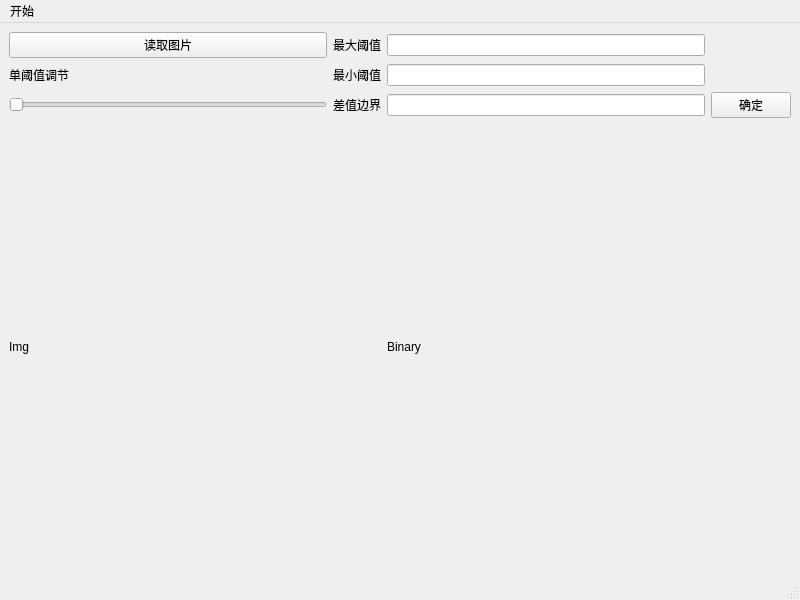
<?xml version="1.0" encoding="UTF-8"?>
<ui version="4.0">
 <class>MainWindow</class>
 <widget class="QMainWindow" name="MainWindow">
  <property name="geometry">
   <rect>
    <x>0</x>
    <y>0</y>
    <width>800</width>
    <height>600</height>
   </rect>
  </property>
  <property name="windowTitle">
   <string>MainWindow</string>
  </property>
  <widget class="QWidget" name="centralwidget">
   <layout class="QGridLayout" name="gridLayout">
    <item row="0" column="0">
     <widget class="QPushButton" name="Button_ReadImg">
      <property name="text">
       <string>读取图片</string>
      </property>
     </widget>
    </item>
    <item row="0" column="1">
     <widget class="QLabel" name="label_BigT">
      <property name="text">
       <string>最大阈值</string>
      </property>
     </widget>
    </item>
    <item row="0" column="2">
     <widget class="QLineEdit" name="lineEdit_BigT"/>
    </item>
    <item row="1" column="0">
     <widget class="QLabel" name="label_Threshold">
      <property name="text">
       <string>单阈值调节</string>
      </property>
     </widget>
    </item>
    <item row="1" column="1">
     <widget class="QLabel" name="label_SmallT">
      <property name="text">
       <string>最小阈值</string>
      </property>
     </widget>
    </item>
    <item row="1" column="2">
     <widget class="QLineEdit" name="lineEdit_SmallT"/>
    </item>
    <item row="2" column="0">
     <widget class="QSlider" name="Slider_Threshold">
      <property name="orientation">
       <enum>Qt::Horizontal</enum>
      </property>
     </widget>
    </item>
    <item row="2" column="1">
     <widget class="QLabel" name="label_DifferenceT">
      <property name="text">
       <string>差值边界</string>
      </property>
     </widget>
    </item>
    <item row="2" column="2">
     <widget class="QLineEdit" name="lineEdit_TDifference"/>
    </item>
    <item row="2" column="3">
     <widget class="QPushButton" name="Button_ConfirmProgress">
      <property name="text">
       <string>确定</string>
      </property>
     </widget>
    </item>
    <item row="3" column="0">
     <widget class="QLabel" name="label_OrImg">
      <property name="text">
       <string>Img</string>
      </property>
     </widget>
    </item>
    <item row="3" column="2">
     <widget class="QLabel" name="label_BinaryImg">
      <property name="text">
       <string>Binary</string>
      </property>
     </widget>
    </item>
   </layout>
  </widget>
  <widget class="QMenuBar" name="menubar">
   <property name="geometry">
    <rect>
     <x>0</x>
     <y>0</y>
     <width>800</width>
     <height>23</height>
    </rect>
   </property>
   <widget class="QMenu" name="menu">
    <property name="title">
     <string>开始</string>
    </property>
    <addaction name="actionBigSmall"/>
   </widget>
   <addaction name="menu"/>
  </widget>
  <widget class="QStatusBar" name="statusbar"/>
  <action name="actionBigSmall">
   <property name="text">
    <string>BigSmall</string>
   </property>
  </action>
 </widget>
 <resources/>
 <connections/>
</ui>
